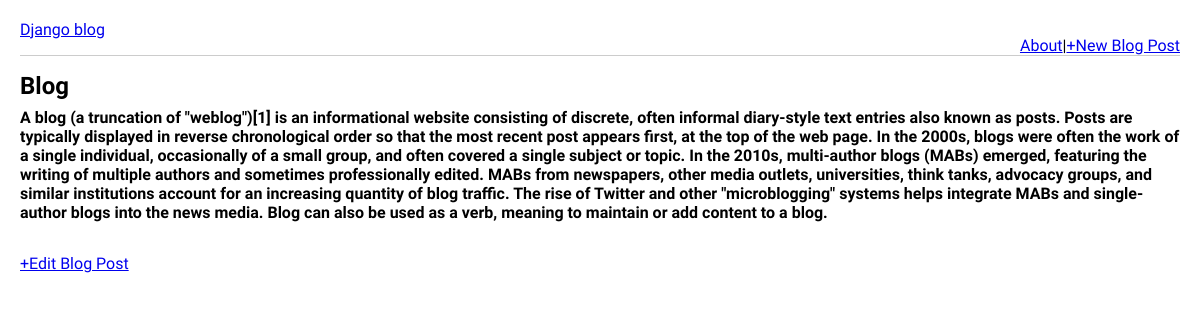
Screenshot of /post/3/ with the database file from the repository.
### pages/models.py (models this page shows, shortened)
class Post(models.Model):
    title=models.CharField(max_length=200)
    author=models.ForeignKey('auth.User',on_delete=models.
                             CASCADE,default=1)
    body=models.TextField()

### pages/views.py (the view)
# urls.py: path('post/<int:pk>/',BlogDetailView.as_view(),name='post_detail'),
class BlogDetailView(DetailView):
    model = Post
    template_name = 'post_detail.html'
    context_object_name='post'

### templates/post_detail.html
{% extends 'base.html' %}
{% block content %}
<div class="post-entry">
<h2>{{ post.title }}</h2>
<p>{{ post.body }}</p>
</div>
<a href="{% url 'post_edit' post.pk %}">+Edit Blog Post</a>
{% endblock content %}

### static/css/styles.css (style rules this page uses)
* { margin: 0; padding: 0; box-sizing: border-box; }
.container { max-width: 1200px; margin: 0 auto; padding: 20px; }
body { font-family: 'Source Sans Pro', sans-serif; font-size: 16px; }
.post-entry { margin-bottom: 2rem; }
.post-entry h2 { margin: 0.5rem 0; }
.post-entry p { margin: 0; font-weight: 600; }

### rows the page displays
Post: title "Blog", body "A blog (a truncation of \"weblog\")[1] is an informational website consisting of discrete, often informal diary-style text entries also known as posts. Posts are typically displayed in reverse chronological order so that the most recent post appears first, at the top of the web page. In the 2000s, blogs were often the work of a single individual, occasionally of a small group, and often covered a single subject or topic. In the 2010s, multi-author blogs (MABs) emerged, featuring the writing of multiple authors and sometimes professionally edited. MABs from newspapers, other media outlets, universities, think tanks, advocacy groups, and similar institutions account for an increasing quantity…"
